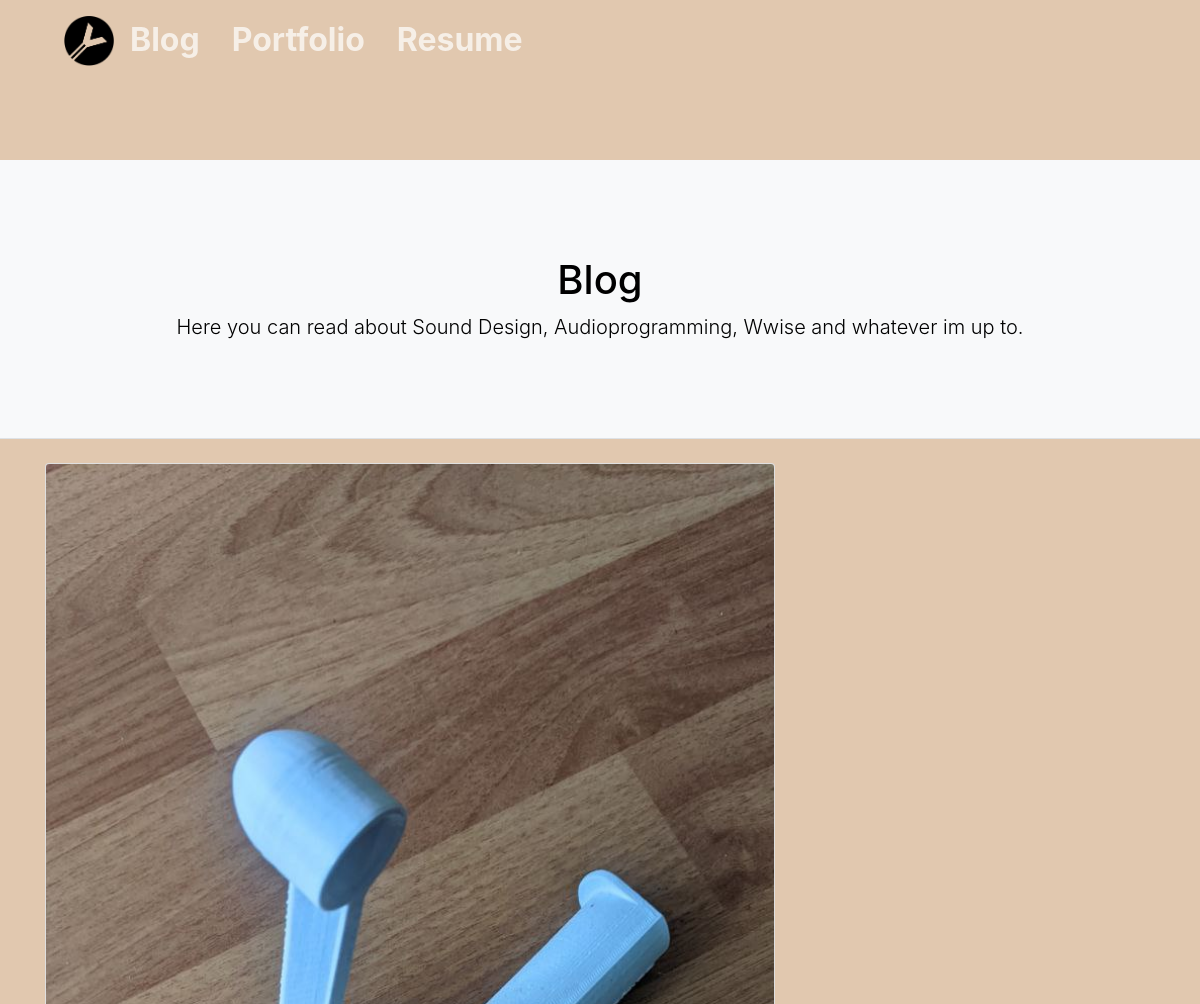
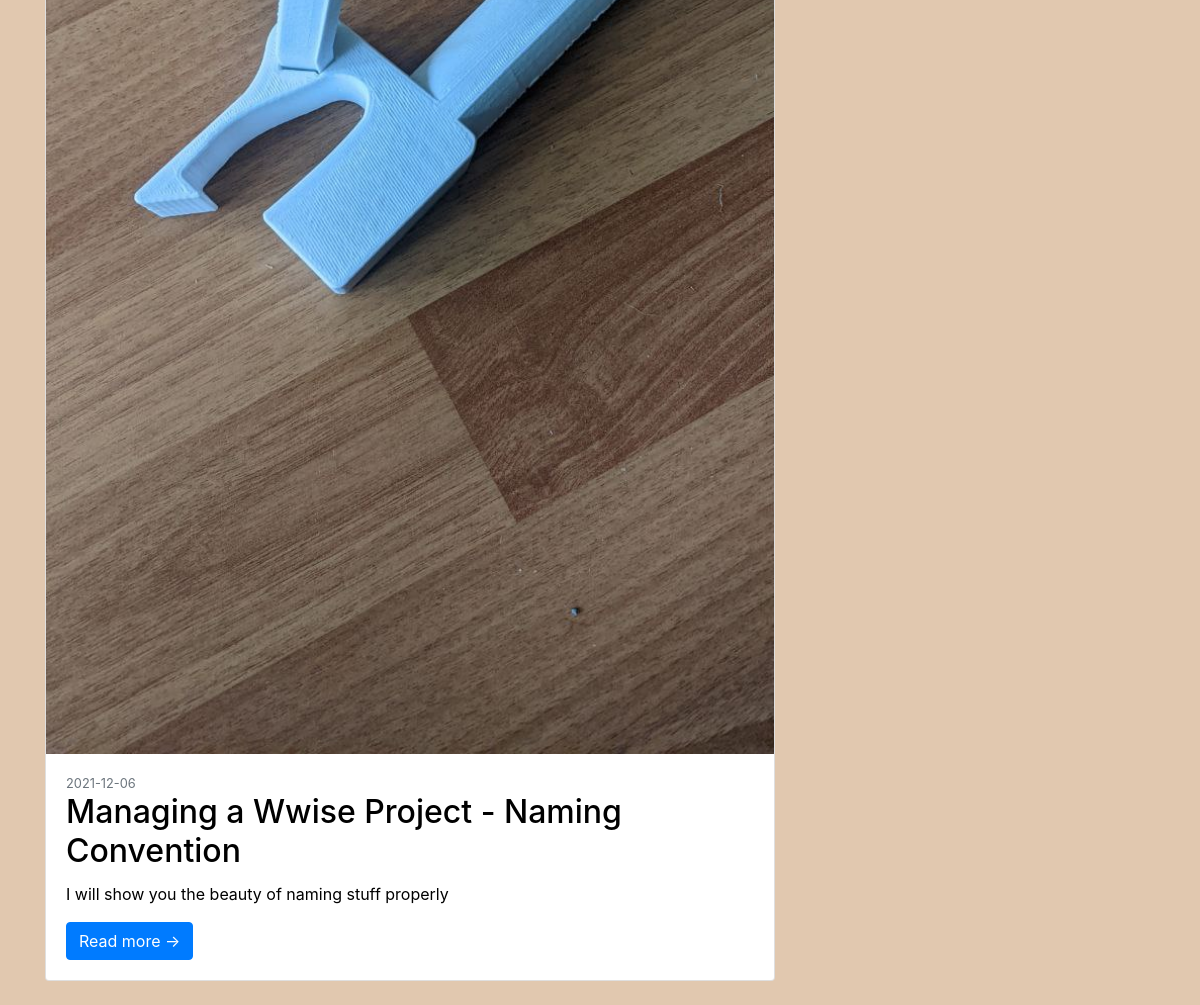
Screenshot of /myblog with the database file from the repository (2 pictures, top to bottom).
### blog/models.py (models this page shows, shortened)
class Post(db.Model):
    id = db.Column(db.Integer, primary_key=True)
    title = db.Column(db.String(100), nullable=False)
    date_posted = db.Column(db.DateTime, nullable=False, default=datetime.utcnow())
    content = db.Column(db.Text, nullable=False)
    description = db.Column(db.Text, nullable=False)
    image_file = db.Column(db.String(20))

### blog/routes.py (the view)
@app.route("/myblog")
def blog():
    posts = Post.query.order_by(desc(Post.date_posted)).all()
    return render_template('blog.html',posts=posts, rows=get_rows(len(posts)))

### blog/routes.py (called while the page is built)
def get_rows(amt):
    row_amt = int(amt / 3) + (amt % 3 > 0)
    return row_amt

### blog/templates/blog.html (shortened to what this page needs)
{% extends "layout.html" %}
{% block content %}
<div class="py-5 bg-light border-bottom mb-4">
    <div class="container">
        <div class="text-center my-5">
            <h1 class="fw-bolder">Blog</h1>
            <p class="lead mb-0">Here you can read about Sound Design, Audioprogramming, Wwise and whatever im up to.</p>
        </div>
    </div>
</div>
<div class="container">
    <div class="row">
        <div class="col-xl-12">
            <div class="row">
                <div class="col-xl-8">
                    <div class="card mb-4">
                        <a href="{{ url_for('blog_post', post_id=posts[0].id) }}"><img class="card-img-top" src="{{ posts[0].image_file}}" alt="..." /></a>
                        <div class="card-body">
                            <div class="small text-muted">{{ posts[0].date_posted.strftime('%Y-%m-%d') }}</div>
                            <h2 class="card-title">{{ posts[0].title }}</h2>
                            <p class="card-text">{{ posts[0].description|safe }}</p>
                            <a class="btn btn-primary" href="{{ url_for('blog_post', post_id=posts[0].id) }}">Read more →</a>
                        </div>
                    </div>
                </div>
            </div>
        </div>
    </div>
</div>
{% endblock content %}

### blog/static/main.css (style rules this page uses)
body { background: #e1c8af; color: black; position: relative; }

### rows the page displays
Post: image_file (picture), date_posted "2021-12-06", title "Managing a Wwise Project - Naming Convention", description "I will show you the beauty of naming stuff properly"
